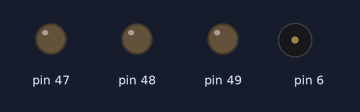
The sketch below on a simulated Arduino Mega 2560, built with avr-gcc and run on an emulated ATmega2560. Shown: output pins drawn as LEDs (lit = HIGH), buzzer (waves = sounding). Pins used as bus, display or sensor lines are not drawn.

Above: at 0.1 s.
At 0.5 s:
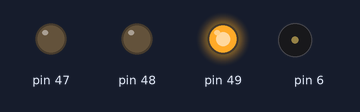
At 1.83 s:
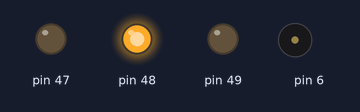
At 23.47 s:
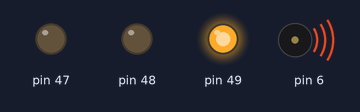
At 31.13 s:
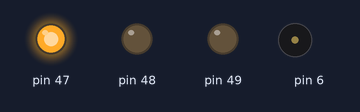
At 39.71 s:
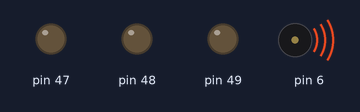
Timing chart, 0 to 40.0 s (numbered marks = the images above):
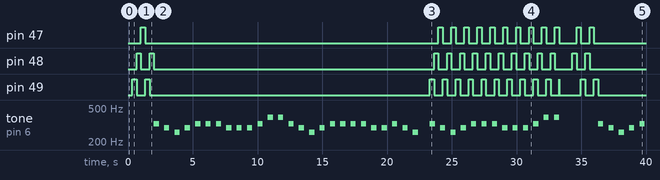

Measured:
- by itself, pin 47: LOW → HIGH at 1.0 s, → LOW 0.33 s later, → HIGH 22.6 s later, → LOW 0.33 s later, … (26 changes in this stretch)
- by itself, pin 48: LOW → HIGH at 0.67 s, → LOW 0.33 s later, → HIGH 0.67 s later, → LOW 0.33 s later, … (28 changes in this stretch)
- by itself, pin 49: LOW → HIGH at 0.33 s, → LOW 0.33 s later, → HIGH 0.67 s later, → LOW 0.33 s later, … (30 changes in this stretch)
- by itself, tone on pin 6: plays 329 Hz for 0.40 s, 294 Hz for 0.40 s, 261 Hz for 0.40 s, 294 Hz for 0.40 s, 329 Hz for 0.40 s, 329 Hz for 0.40 s … (44 notes in this stretch)

The sketch:

3.3.ino
```cpp
#define c 3830 // 261 Hz
#define d 3400 // 294 Hz
#define e 3038 // 329 Hz
#define f 2864 // 349 Hz
#define g 2550 // 392 Hz
#define a 2272 // 440 Hz
#define b 2028 // 493 Hz
#define C 1912 // 523 Hz
#define R 0


int light = 0;
int note = 0;
int notes[] = { e, R, d, R, c, R, d, R, e, R,e, R,e, R,d, R,d, R,d, R,e, R,g, R,g, R,e, R,d, R,c, R,d, R,e, R,e, R,e, R,e, R,d, R,d, R,e, R,d, R,c, R,c };
unsigned long prevNote = 0;
unsigned long prevLight = 0;
boolean lightOn = false;
boolean allLight = false;

void setup() {
  // task A set up
  DDRL |= 7 << DDL0;

  // task B set up
  DDRH |= (1 << PH3);

  TCCR4A = 0;
  TCCR4B = 0;
  TCCR4B |= 1 << WGM42; // CTC Mode
  TCCR4A |= 1 << COM4A0;

  TCCR4B |= 2 << CS40; // sets prescalar
}

void loop() {
  taskC();
}

void taskA() {
  if (allLight) {
    PORTL &= ~(7 << PORTL0);
  }
  if (millis() - prevLight >= 333) {
    if (!lightOn) {
      if (light == 0) {
        PORTL |= 1 << PORTL0;
      } else if (light == 1) {
        PORTL |= 1 << PORTL1;
      } else {
        PORTL |= 1 << PORTL2;
      }
      lightOn = true;
      prevLight = millis();
    } else {
      PORTL &= ~(7 << PORTL0);
      light = (light + 1) % 3;
      lightOn = false;
    }
  }
}

void taskB() {
  if (note < sizeof(notes) / sizeof(notes[0])) {
    if (millis() - prevNote >= 400) {
      if (notes[note] == 0) {
        TCCR4A &= ~(1 << COM4A0);
      } else {
        TCCR4A |= 1 << COM4A0;
        OCR4A = notes[note];
      }
      note++;
      prevNote = millis();
    }
  } else {
    TCCR4A &= ~(1 << COM4A0);
  }
}

void taskC() {
  unsigned long loopStart = millis();
  while(millis() - loopStart <= 2000) {
    taskA();
  }
  allLight = true;
  taskA();
  allLight = false;
  loopStart = millis();
  while(millis() - loopStart <= (sizeof(notes) / sizeof(notes[0])) * 402) {
    taskB();
  }
  note = 0;

  loopStart = millis();
  while(millis() - loopStart <= 10000) {
    taskB();
    taskA();
    note = note % (sizeof(notes) / sizeof(notes[0]));
  }
  allLight = true;
  taskA();
  allLight = false;
  note = 999;
  taskB();
  note = 0;
  delay(1000);
}
```
